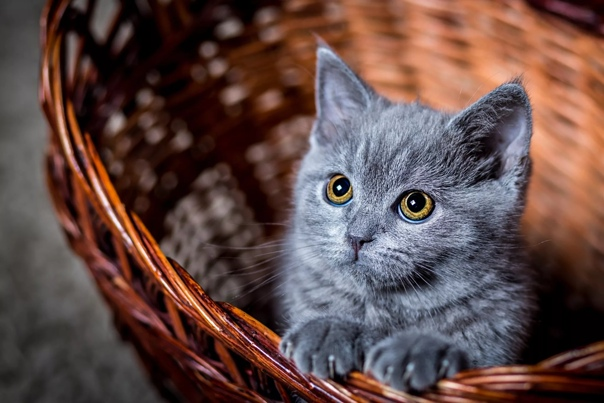
#> input picture cat.jpg, 604 x 403 px
$ python images.py
#> lines starting #> are read from the running program, lines starting #| are printed output that depends on the picture
import matplotlib
matplotlib.use("TkAgg")
import numpy as np
import cv2
import matplotlib.pyplot as plt
# читаем изображение
img = cv2.imread("cat.jpg")
#> img is the input picture: shape (403, 604, 3); mean B, G, R 70.7, 74.2, 97.8
# конвертируем в RGB для pyplot
img = cv2.cvtColor(img, cv2.COLOR_BGR2RGB)

# обрезка изображения
trans_img = img[150:500, 150:500]
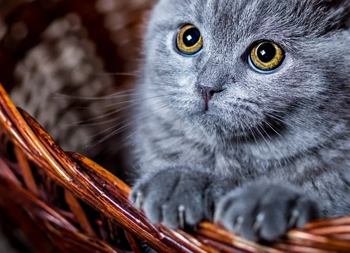
#> trans_img: shape (253, 350, 3); mean R, G, B 94.6, 82.8, 89

plt.axis('off')
plt.imshow(trans_img)
plt.show()

$ run again, with kot.jpg copied over cat.jpg
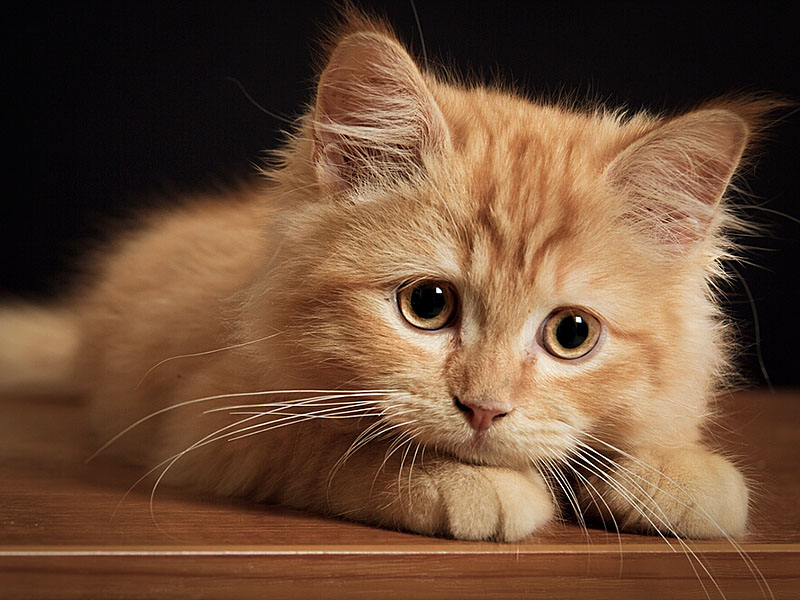
#> input picture kot.jpg, 800 x 600 px
#> img is the input picture: shape (600, 800, 3); mean B, G, R 54.2, 76.7, 107.7
#> `trans_img = img[150:500, 150:500]`:
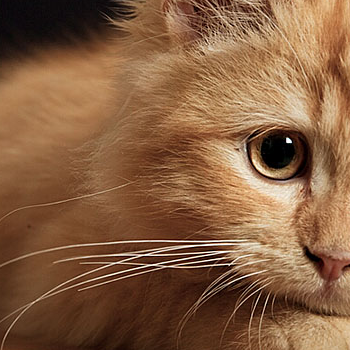
#> trans_img: shape (350, 350, 3); mean R, G, B 133.5, 94.4, 64.4
